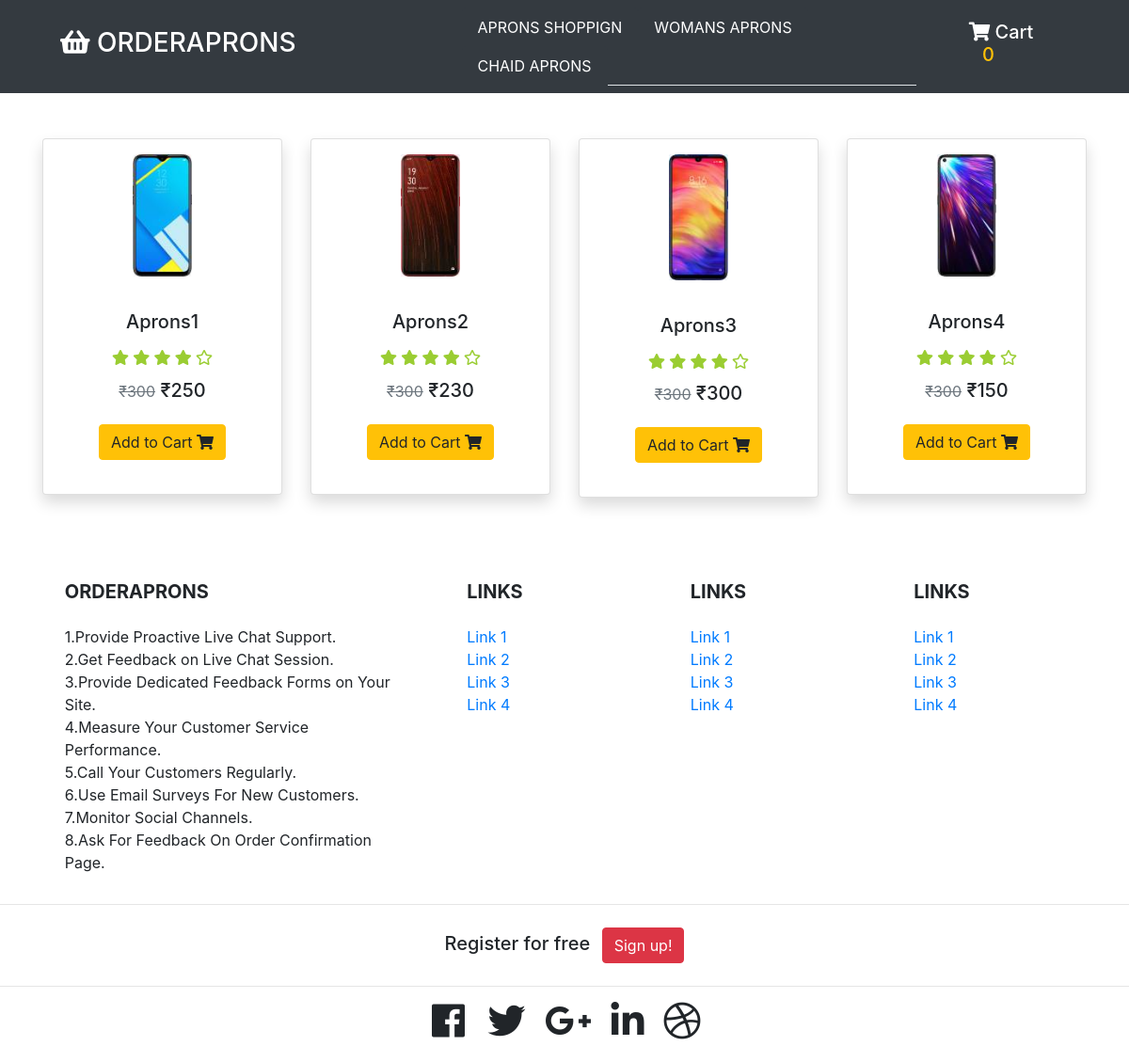
The page / on the database its author committed.
### tables this page shows
CREATE TABLE `producttb` (
  `id` int(11) NOT NULL,
  `product_name` varchar(25) NOT NULL,
  `product_price` float DEFAULT NULL,
  `discount_price`float DEFAULT NULL,
  `product_image` varchar(100) DEFAULT NULL
);

### php/CreateDb.php (called while the page is built, shortened)
<?php
class CreateDb
{
    public $tablename;
    public $con;
    public function __construct(
        $dbname="Newdb",
        $tablename="Productdb",
        $servername="localhost",
        $username="root",
        $password=""
    )
    {
        $this->tablename = $tablename;
        $this->con = mysqli_connect($servername, $username, $password);
        $sql = "CREATE DATABASE IF NOT EXISTS $dbname";
        if(mysqli_query($this->con,$sql)){
            $this->con = mysqli_connect($servername, $username, $password, $dbname);
            $sql = "CREATE TABLE IF NOT EXISTS $tablename
                   (id INT(11) NOT NULL AUTO_INCREMENT PRIMARY KEY,
                    product_name VARCHAR(25) NOT NULL,
                    product_price FLOAT,
                    product_image VARCHAR(100)
                   );";
        }else{
            return false;
        }
    }
    public function getData(){
        $sql = "SELECT * FROM $this->tablename";
        $result = mysqli_query($this->con, $sql);
        if(mysqli_num_rows($result)>0){
            return $result;
        }
    }
}
?>

### php/component.php (the view, shortened to what this page needs)
<?php
function component($productname, $productprice, $productimg, $productid){
    $element = "
    <div class=\"col-md-3 col-sm-6 my-3 my-md-0\">
                <form action=\"index.php\" method=\"post\">
                    <div class=\"card shadow\">
                        <div>
                            <img src=\"$productimg\" alt=\"Image1\" class=\"img-fluid card-img-top w-25 my-3\">
                        </div>
                        <div class=\"card-body\">
                            <h5 class=\"card-title\">$productname</h5>
                            <h6>
                                <i class=\"fas fa-star\"></i>
                                <i class=\"fas fa-star\"></i>
                                <i class=\"fas fa-star\"></i>
                                <i class=\"fas fa-star\"></i>
                                <i class=\"far fa-star\"></i>
                                </h6>
                                <h5>
                                <small><s class=\"text-secondary\">&#8377;300</s></small>
                                <span class=\"price\">&#8377;$productprice</span>
                            </h5>
                            <button type=\"submit\" class=\"btn btn-warning my-3\" name=\"add\">Add to Cart <i class=\"fas fa-shopping-cart\"></i></button>
                            <input type='hidden' name='product_id' value='$productid'>
                        </div>
                    </div>
                </form>
            </div>
    ";
    echo $element;
}

### index.php (shortened to what this page needs)
<?php
require_once('php/CreateDb.php');
require_once('./php/component.php');
$database = new CreateDb("Productdb", "Producttb");
?>
<!DOCTYPE html>
<html lang="en">
<head>
    <link rel="stylesheet" href="https://stackpath.bootstrapcdn.com/bootstrap/4.3.1/css/bootstrap.min.css">
    <link rel="stylesheet" href="style.css">
</head>
<body>
    <?php require_once('php/header.php');  ?>
    <div class="container">
    <div class="row text-center my-5">
        <?php
        $result = $database->getData();
        while($row = mysqli_fetch_assoc($result)){
            component($row['product_name'], $row['product_price'], $row['product_image'], $row['id']);
        }
        ?>
      </div>
    </div>
</body>
</html>
<?php require_once('php/footer.php')  ?>

### php/header.php (shortened to what this page needs)
<header id="header">
    <nav class="navbar navbar-expand-lg navbar-dark bg-dark">
        <a href="main.php" class="navbar-brand">
            <h3 class="px-5">
                <i class="fas fa-shopping-basket"></i> ORDERAPRONS
            </h3>
        </a>
             <a href="index.php"class="navbar-brand">
</a>
         <ul class="nav nav-tabs" role="tablist">
    <li class="nav-item">
      <a  href="index.php" class="nav-link  bg-dark" id="sam"> APRONS SHOPPIGN</a>
    </li>
    <li class="nav-item">
      <a href="#menu1" class="nav-link bg-dark" id="sam" >WOMANS APRONS</a>
    </li>
    <li class="nav-item">
      <a href="#menu2" class="nav-link bg-dark" id="sam">CHAID APRONS</a>
    </li>
  </ul>
        <div class="collapse navbar-collapse" id="navbarNavAltMarkup">
            <div class="navbar-nav">
                <a href="cart.php" class="nav-item nav-link active">
                    <h5 class="px-5 cart">
                        <i class="fas fa-shopping-cart"></i> Cart
                        <?php
                        if (isset($_SESSION['cart'])){
                            $count = count($_SESSION['cart']);
                            echo "<span id=\"cart_count\" class=\"text-warning\">$count</span>";
                        }else{
                            echo "<span id=\"cart_count\" class=\"text-warning\">0</span>";
                        }
                        ?>
                    </h5>
                </a>
            </div>
        </div>
    </nav>
</header>

### php/footer.php (shortened to what this page needs)
    <link href="//maxcdn.bootstrapcdn.com/bootstrap/4.0.0/css/bootstrap.min.css" rel="stylesheet" id="bootstrap-css">
<link rel="stylesheet" href="https://use.fontawesome.com/releases/v5.0.8/css/all.css">
<footer class="page-footer font-small stylish-color-dark pt-4">
  <div class="container text-center text-md-left">
    <div class="row">
      <div class="col-md-4 mx-auto">
        <h5 class="font-weight-bold text-uppercase mt-3 mb-4">orderaprons</h5>
        <p>1.Provide Proactive Live Chat Support.<br>
2.Get Feedback on Live Chat Session.<br>
3.Provide Dedicated Feedback Forms on Your Site.<br>
4.Measure Your Customer Service Performance.<br>
5.Call Your Customers Regularly.<br>
6.Use Email Surveys For New Customers.<br>
7.Monitor Social Channels.<br>
8.Ask For Feedback On Order Confirmation Page.</p>
      </div>
      <div class="col-md-2 mx-auto">
        <h5 class="font-weight-bold text-uppercase mt-3 mb-4">Links</h5>
        <ul class="list-unstyled">
          <li>
            <a href="#!">Link 1</a>
          </li>
          <li>
            <a href="#!">Link 2</a>
          </li>
          <li>
            <a href="#!">Link 3</a>
          </li>
          <li>
            <a href="#!">Link 4</a>
          </li>
        </ul>
      </div>
      <div class="col-md-2 mx-auto">
        <h5 class="font-weight-bold text-uppercase mt-3 mb-4">Links</h5>
        <ul class="list-unstyled">
          <li>
            <a href="#!">Link 1</a>
          </li>
          <li>
            <a href="#!">Link 2</a>
          </li>
          <li>
            <a href="#!">Link 3</a>
          </li>
          <li>
            <a href="#!">Link 4</a>
          </li>
        </ul>
      </div>
      <div class="col-md-2 mx-auto">
        <h5 class="font-weight-bold text-uppercase mt-3 mb-4">Links</h5>
        <ul class="list-unstyled">
          <li>
            <a href="#!">Link 1</a>
          </li>
          <li>
            <a href="#!">Link 2</a>
          </li>
          <li>
            <a href="#!">Link 3</a>
          </li>
          <li>
            <a href="#!">Link 4</a>
          </li>
        </ul>
      </div>
    </div>
  </div>
  <hr>
  <ul class="list-unstyled list-inline text-center py-2">
    <li class="list-inline-item">
      <h5 class="mb-1">Register for free</h5>
    </li>
    <li class="list-inline-item">
      <a href="Ragistration/login.php"class="btn btn-danger btn-rounded">Sign up!</a>
    </li>
  </ul>
  <hr>
  <ul class="list-unstyled list-inline text-center">
    <li class="list-inline-item">
      <a class="btn-floating btn-fb mx-2">
        <h1 class="fab fa-facebook"></h1>
      </a>
    </li>
    <li class="list-inline-item">
      <a class="btn-floating btn-tw mx-1">
        <h1 class="fab fa-twitter"></h1>
      </a>
    </li>
    <li class="list-inline-item">
      <a class="btn-floating btn-gplus mx-1">
        <h1 class="fab fa-google-plus-g"></h1>
      </a>
    </li>
    <li class="list-inline-item">
      <a class="btn-floating btn-li mx-1">
        <h1 class="fab fa-linkedin-in"> </h1>
      </a>
    </li>
    <li class="list-inline-item">
      <a class="btn-floating btn-dribbble mx-1">
        <h1 class="fab fa-dribbble"> </h1>
      </a>
    </li>
  </ul>
</footer>

### style.css (style rules this page uses)
img { max-width: 100%; height: auto; background: lightblue; background: radial-gradient(white 30%, lightblue 70%); }
.fa-star, .fa-star-half { color:yellowgreen; padding: 3% 0; }
#cart_count { text-align: center; padding: 0 0.9rem 0.1rem 0.9rem; border-radius: 3rem; }

### php/header.php (style rules this page uses)
#sam { color:#fff; width:180p; }

### rows shown on the page
producttb: product_image (picture), product_name "Aprons1", product_price "250"
producttb: product_image (picture), product_name "Aprons2", product_price "230"
producttb: product_image (picture), product_name "Aprons3", product_price "300"
producttb: product_image (picture), product_name "Aprons4", product_price "150"
